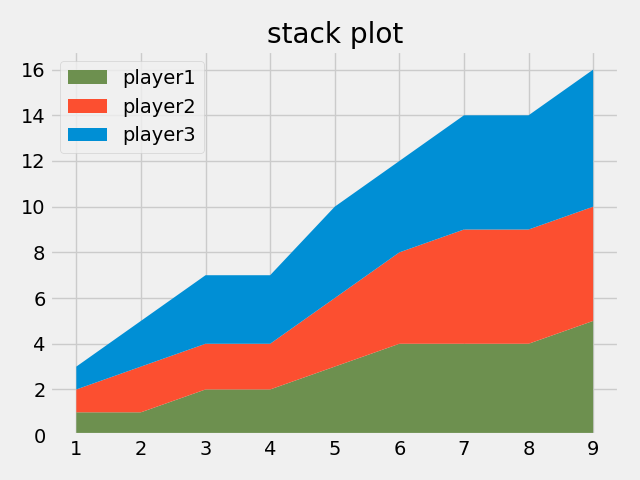

Write the Python code that produced this figure.
import matplotlib.pyplot as plt
plt.style.use('fivethirtyeight')

minutes=[1,2,3,4,5,6,7,8,9]

player1=[1,1,2,2,3,4,4,4,5]
player2=[1,2,2,2,3,4,5,5,5]
player3=[1,2,3,3,4,4,5,5,6]

labels=['player1','player2','player3']
colors=['#6d904F','#fc4f30','#008fd5']

plt.stackplot(minutes,player1,player2,player3,colors=colors,labels=labels)

plt.legend(loc='upper left')
# plt.legend(loc=(.07,.05))

plt.grid(True)

plt.title('stack plot')
plt.tight_layout()
plt.savefig('stack_plot.png')
plt.show()